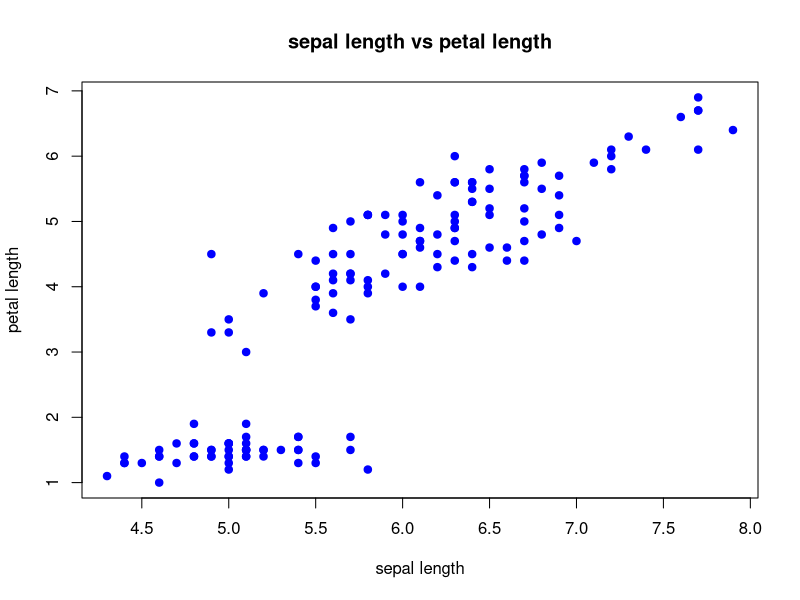
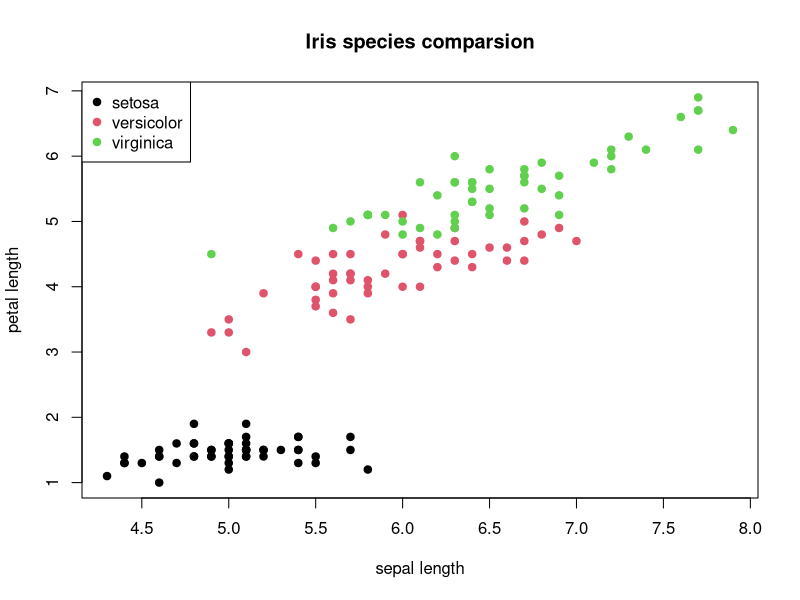
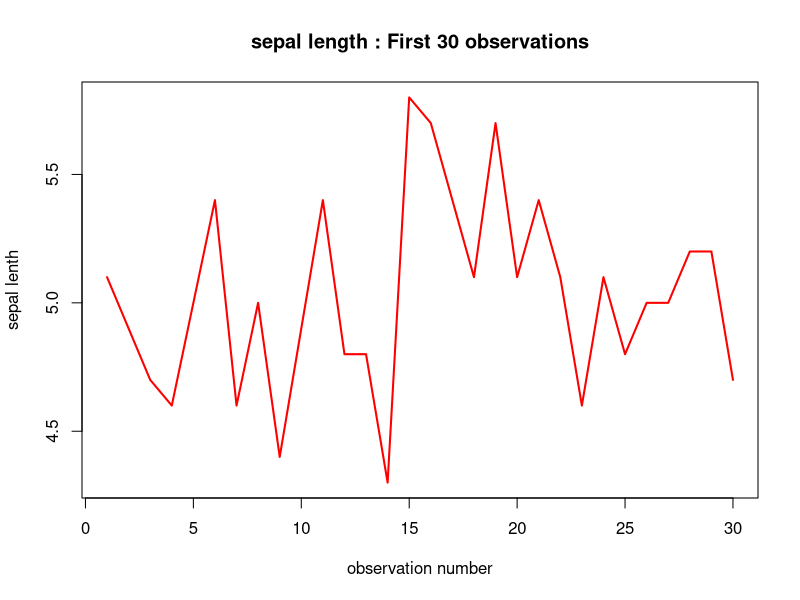
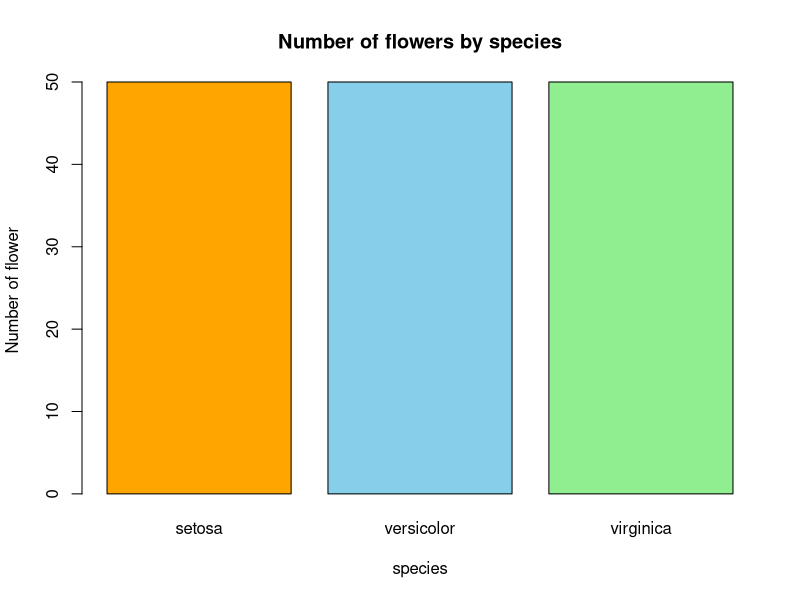
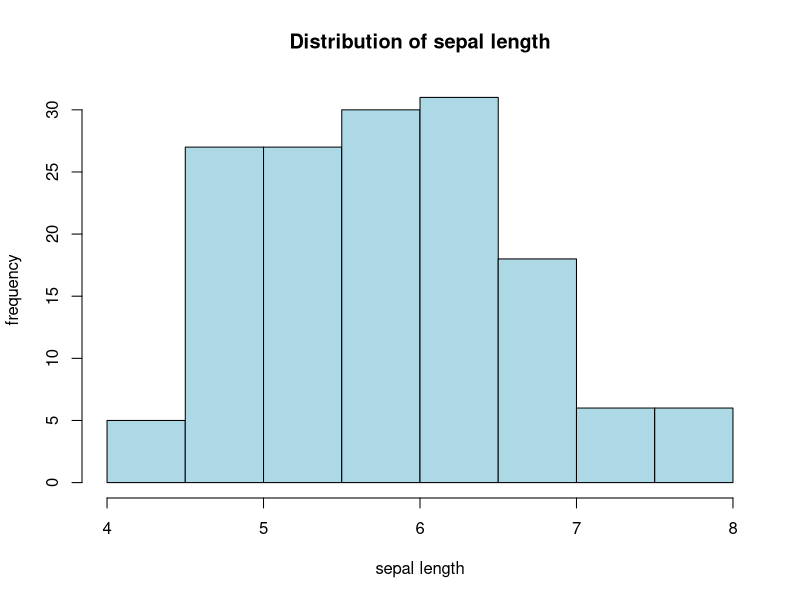
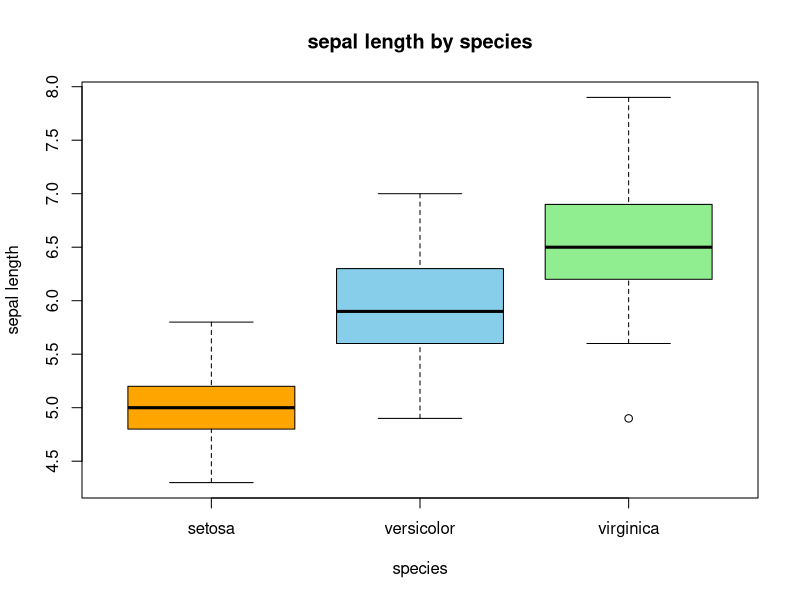
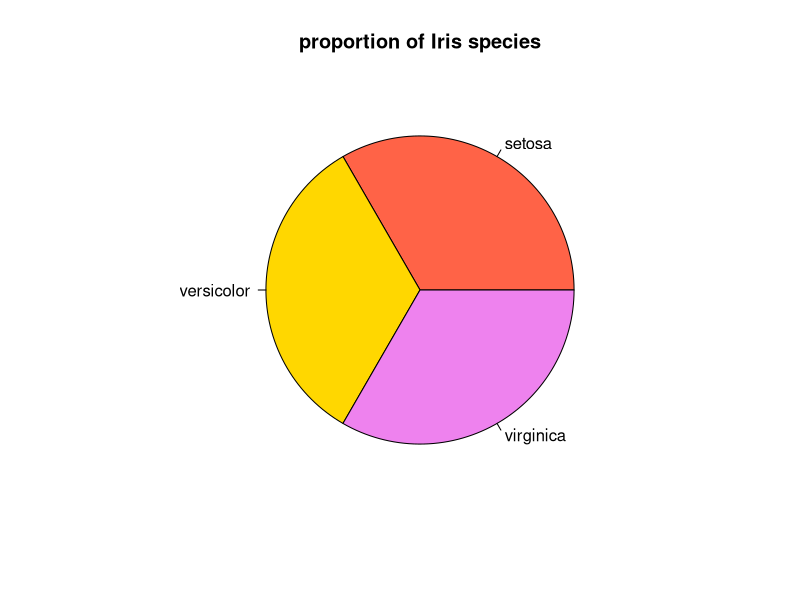
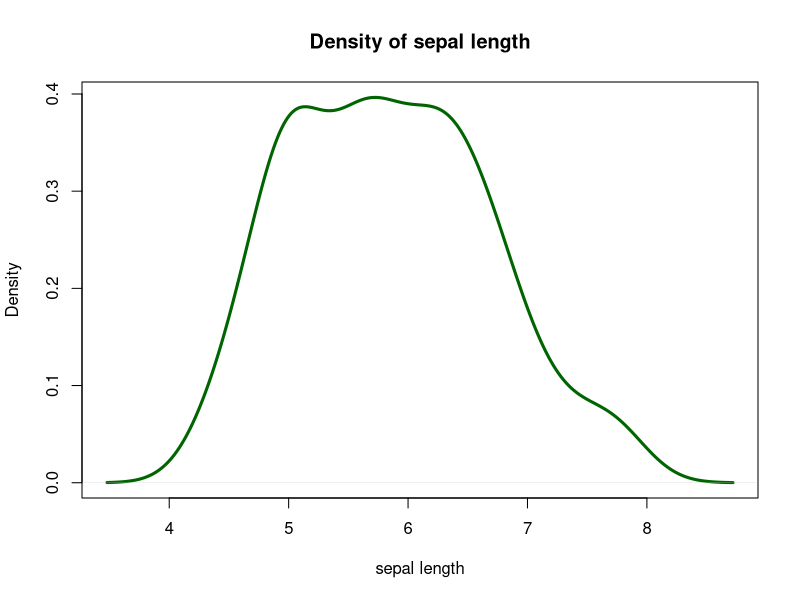

The R source for these figures, in order:
#The Iris dataset is a classic multivariate dataset introduced by the British statistician and biologist Ronald Fisher in his 1936 paper. 
#It is widely used in statistics and machine learning as a benchmark for classification, clustering, and data visualization.
#scatter plot
plot(iris$Sepal.Length, iris$Petal.Length, main = "sepal length vs petal length", xlab = "sepal length", ylab = "petal length", pch = 19, col = "blue")
#Scatter plot with legends defined
plot(iris$Sepal.Length, iris$Petal.Length, col = iris$Species, pch = 19, main = "Iris species comparsion", xlab = "sepal length", ylab = "petal length")
legend("topleft", legend = levels(iris$Species), col = 1:3, pch=19)
#Line plot
plot(iris$Sepal.Length[1:30], type = "l", col ="red", lwd=2, main = "sepal length : First 30 observations", xlab = "observation number", ylab = "sepal lenth")
#Bar plot
species_count <- table(iris$Species)
barplot(species_count, main = "Number of flowers by species", xlab = "species", ylab = "Number of flower", col = c("orange", "skyblue","lightgreen"))
#Histogram
hist(iris$Sepal.Length, breaks = 10, col = "lightblue", border = "black", main = "Distribution of sepal length", xlab = "sepal length", ylab = "frequency")
#Box plot
boxplot(Sepal.Length ~ Species, data = iris, col = c("orange", "skyblue", "lightgreen"), main = "sepal length by species", xlab = "species", ylab = "sepal length")
#Pie chart
pie(table(iris$Species), main = "proportion of Iris species", col = c("tomato","gold","violet"))
#Density plot
plot(density(iris$Sepal.Length), main = "Density of sepal length", xlab = "sepal length", col = "dark green", lwd = 3)
#ggplot
library(ggplot2)
ggplot(iris, aes(x = Sepal.Length, y = Petal.Length)) + geom_point(size = 2, col = "red")
